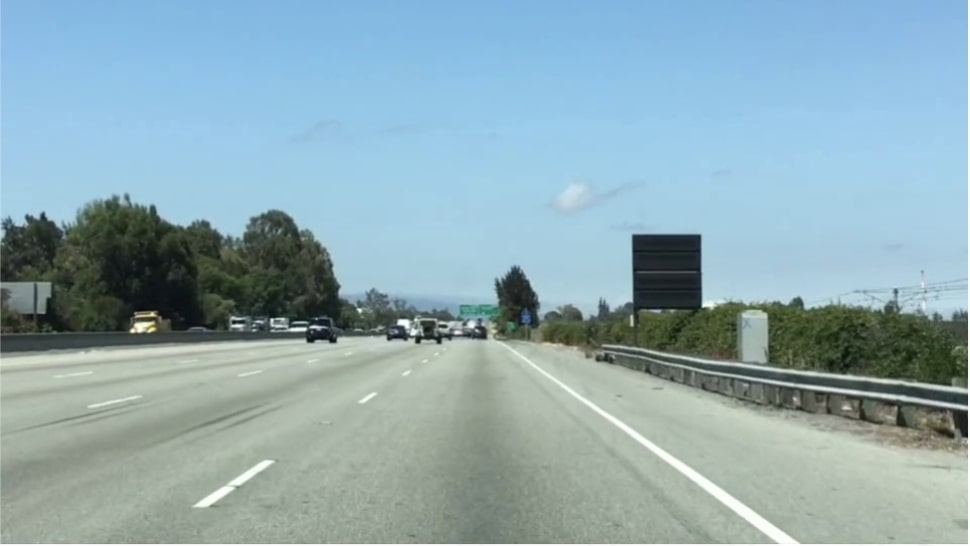
#> input picture road.jpg, 970 x 546 px
$ python checkpointtwo.py
#> lines starting #> are read from the running program, lines starting #| are printed output that depends on the picture; after the words box and inside, x2 and y2 are one past the last pixel; in counts of white or black regions, pixels touching at a corner belong together
import matplotlib.pylab as plt
import numpy as np
import cv2

def region_of_interest(img, vertices):
    mask = np.zeros_like(img)
    match_mask_color = 255
    cv2.fillPoly(mask, vertices, match_mask_color)
    masked_image = cv2.bitwise_and(img, mask)
    return masked_image

def draw_the_lines(img, lines):
    img = np.copy(img)
    #blank image that matches road.jpg size
    blank_img = np.zeros((img.shape[0], img.shape[1], 3), dtype=np.uint8)


    for line in lines:
        for x1, y1, x2, y2 in line:
            #actually draws the line on the line
            cv2.line(blank_img, (x1,y1), (x2,y2), (255, 0, 0), thickness=10)

    img = cv2.addWeighted(img, 0.8, blank_img, 1, 0.0)
    return img

image = cv2.imread('road.jpg')
#> image is the input picture: shape (546, 970, 3); mean B, G, R 178.6, 170.8, 143.3
image = cv2.cvtColor(image, cv2.COLOR_BGR2RGB)
print(image.shape)
#| (546, 970, 3)
height = image.shape[0]
#> height = 546
width = image.shape[1]
#> width = 970
region_of_interest_vertices = [
    (0, height),
    (width/2, height/2),
    (width, height)
]
#> region_of_interest_vertices = [(0, 546), (485, 273), (970, 546)]

#converts image from rbg to gray for the canny to do it's job
gray_image = cv2.cvtColor(image, cv2.COLOR_RGB2GRAY)
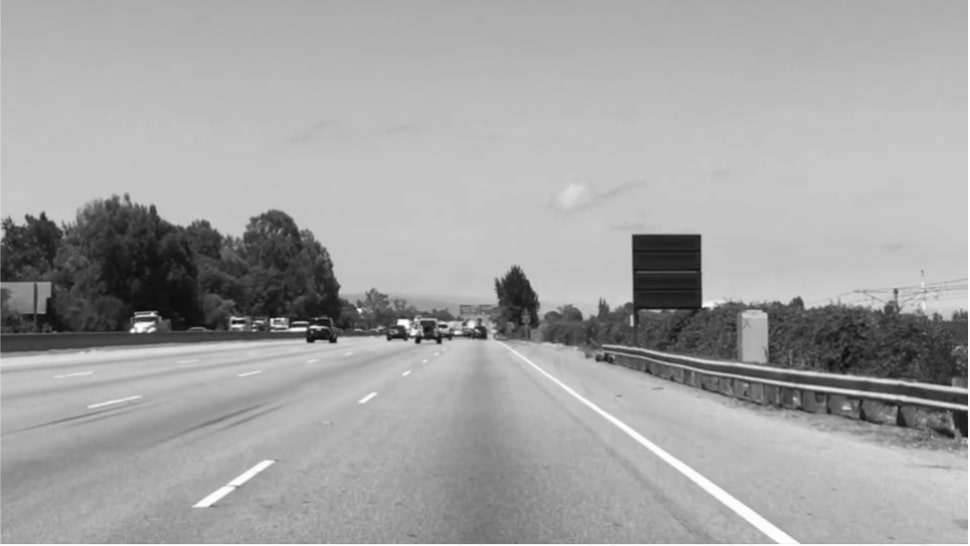
#> gray_image: shape (546, 970); min 8, max 255, mean 163.5
canny_image = cv2.Canny(gray_image, 100, 200)
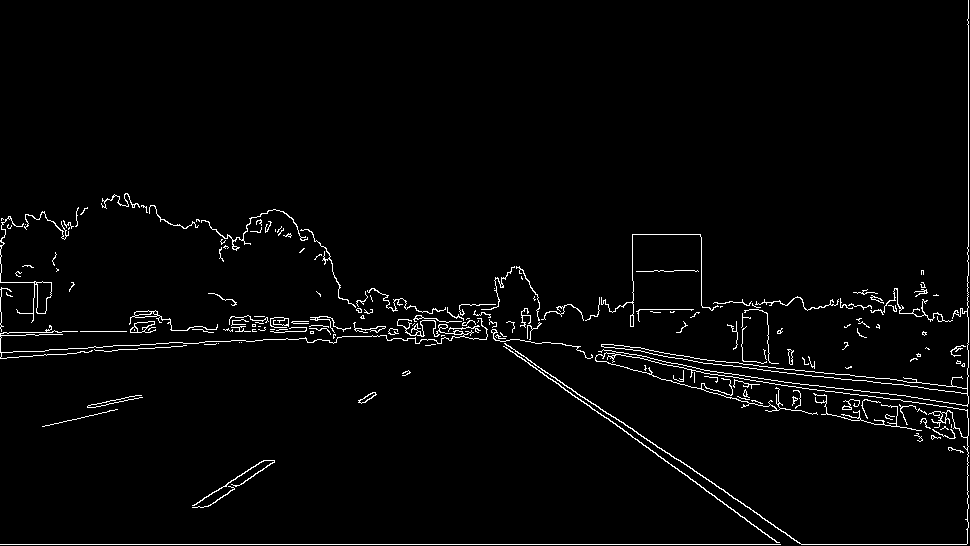
#> canny_image: shape (546, 970); 2.4% white in thin lines or dots
cropped_image = region_of_interest(canny_image,
                np.array([region_of_interest_vertices], np.int32),)
#> in region_of_interest, `cv2.fillPoly(mask, vertices, match_mask_color)`:
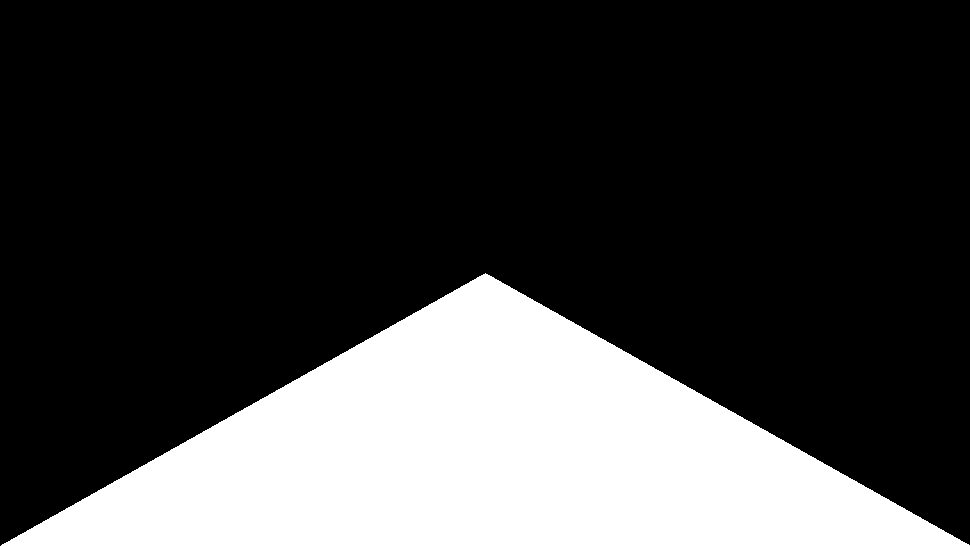
#> mask: shape (546, 970); 25% white; 1 white region, box (x1, y1, x2, y2) and area: (1, 273, 970, 546) 132617
#> in region_of_interest, `masked_image = cv2.bitwise_and(img, mask)`:
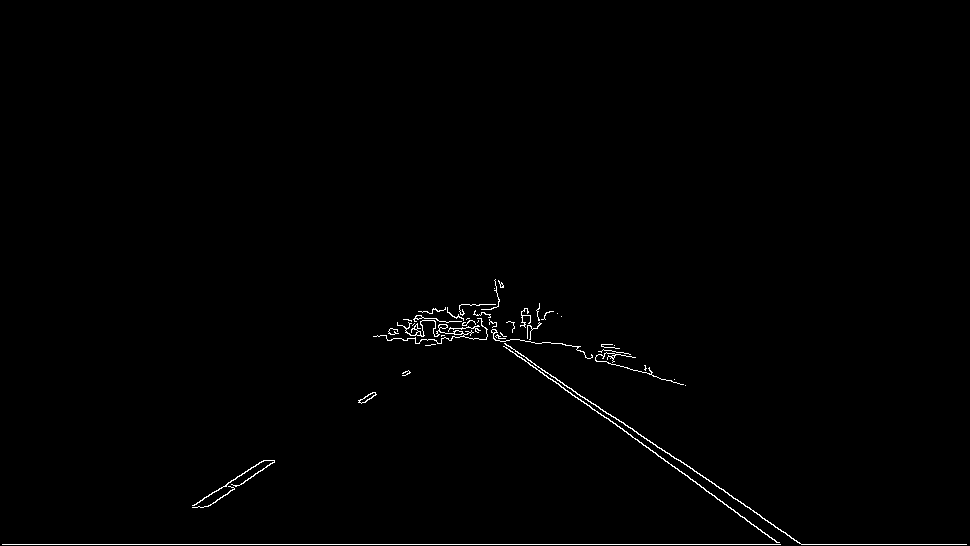
#> masked_image: shape (546, 970); 0.7% white in thin lines or dots, all inside (x1, y1, x2, y2) = (2, 279, 967, 545)
#use Hough lines (will learn this later) save notes for then
#Other note. Tutorial did not explain values. Learn them for checkpoint 2

#finish with Hough
lines = cv2.HoughLinesP(cropped_image,
                        rho=6,
                        theta=np.pi/180,
                        threshold=250,
                        lines=np.array([]),
                        minLineLength=40,
                        maxLineGap=25)
#> lines = 13 rows, first 6: [2, 544, 966, 544], [558, 383, 778, 542], [716, 486, 760, 515], [445, 307, 646, 438], [745, 506, 796, 540], [634, 431, 727, 492]

#draw stage at end
image_with_lines = draw_the_lines(image, lines)
#> the loop in draw_the_lines, `for line in lines:` made 13 passes
#> line on passes 1 to 12: [[2, 544, 966, 544]], [[558, 383, 778, 542]], [[716, 486, 760, 515]], [[445, 307, 646, 438]], [[745, 506, 796, 540]], [[634, 431, 727, 492]], [[577, 348, 631, 356]], [[389, 329, 580, 346]], [[585, 357, 674, 379]], [[460, 313, 665, 461]], [[206, 506, 274, 461]], [[409, 323, 540, 343]]
#> after the loop in draw_the_lines, `for line in lines:`:
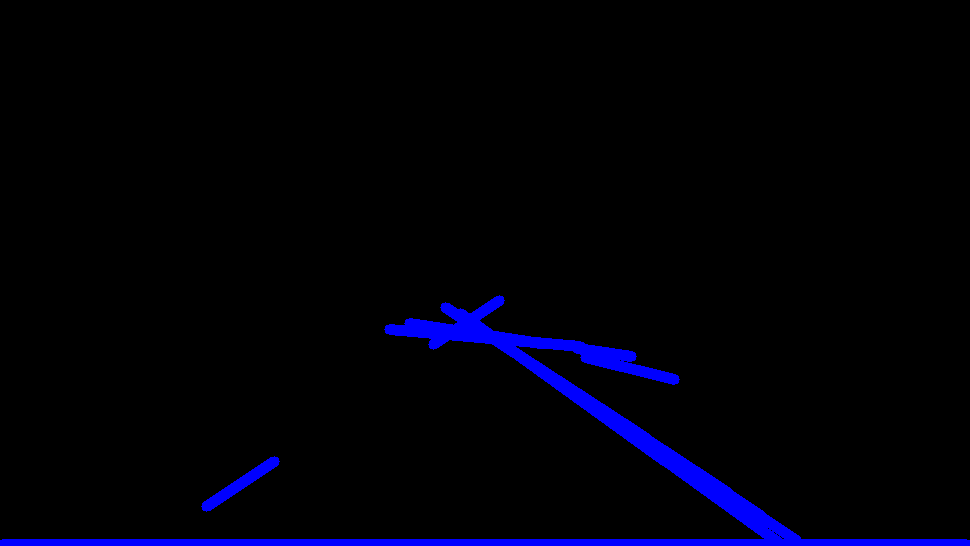
#> blank_img: shape (546, 970, 3); mean of channels 0, 1, 2 9.2, 0, 0; drawn as B, G, R
#> in draw_the_lines, `img = cv2.addWeighted(img, 0.8, blank_img, 1, 0.0)`:
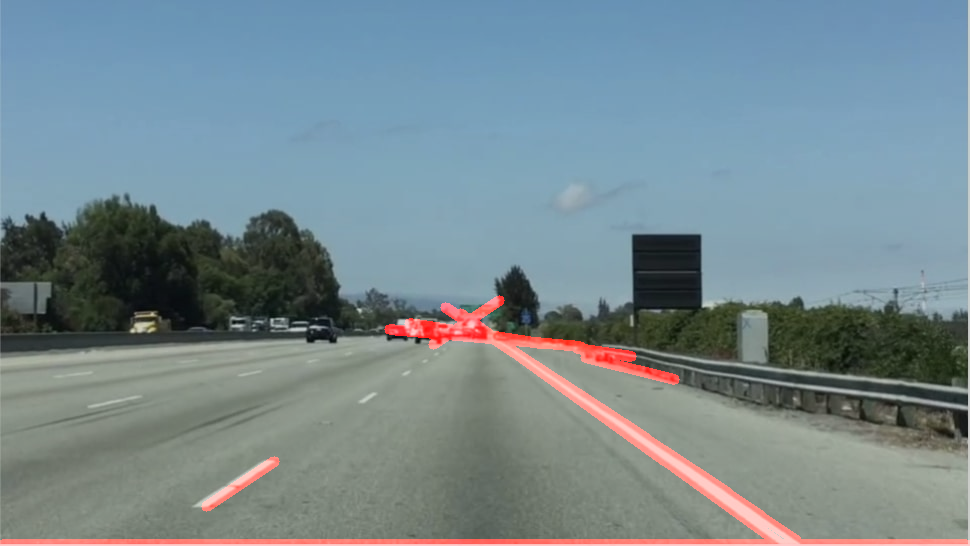
#> img: shape (546, 970, 3); mean R, G, B 118.9, 136.6, 142.9
plt.imshow(image_with_lines)
plt.show()
